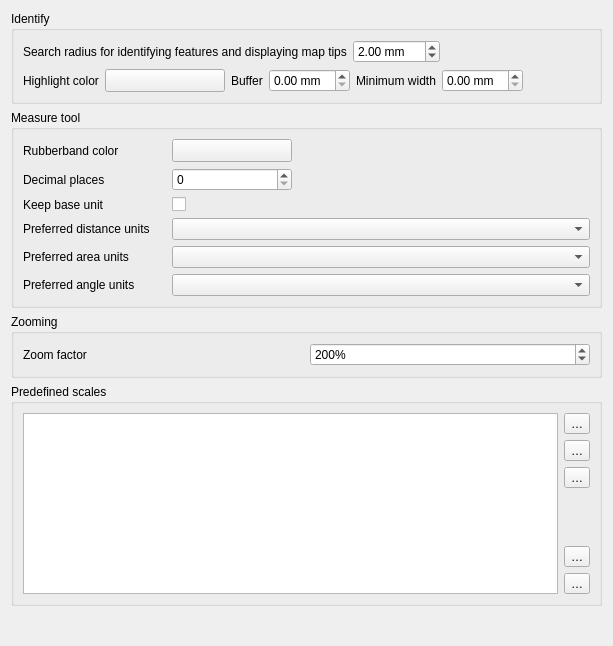
             <widget class="QWidget" name="mOptionsScrollAreaContents_05">
              <property name="geometry">
               <rect>
                <x>0</x>
                <y>0</y>
                <width>613</width>
                <height>646</height>
               </rect>
              </property>
              <layout class="QVBoxLayout" name="verticalLayout_30">
               <item>
                <widget class="QgsCollapsibleGroupBox" name="mIdentifyGroupBox">
                 <property name="title">
                  <string>Identify</string>
                 </property>
                 <layout class="QVBoxLayout" name="verticalLayout_37">
                  <item>
                   <layout class="QHBoxLayout" name="mIdentifyRadiusHorizontalLayout">
                    <item>
                     <widget class="QLabel" name="textLabel1_3">
                      <property name="text">
                       <string>Search radius for identifying features and displaying map tips</string>
                      </property>
                     </widget>
                    </item>
                    <item>
                     <widget class="QDoubleSpinBox" name="spinBoxIdentifyValue">
                      <property name="suffix">
                       <string> mm</string>
                      </property>
                      <property name="maximum">
                       <double>100.000000000000000</double>
                      </property>
                      <property name="singleStep">
                       <double>1.000000000000000</double>
                      </property>
                      <property name="value">
                       <double>2.000000000000000</double>
                      </property>
                     </widget>
                    </item>
                    <item>
                     <spacer name="horizontalSpacer_44">
                      <property name="orientation">
                       <enum>Qt::Horizontal</enum>
                      </property>
                      <property name="sizeHint" stdset="0">
                       <size>
                        <width>40</width>
                        <height>20</height>
                       </size>
                      </property>
                     </spacer>
                    </item>
                   </layout>
                  </item>
                  <item>
                   <layout class="QHBoxLayout" name="mIdentifyHighlightHorizontalLayout">
                    <item>
                     <widget class="QLabel" name="mIdentifyHighlighColorLabel">
                      <property name="text">
                       <string>Highlight color</string>
                      </property>
                     </widget>
                    </item>
                    <item>
                     <widget class="QgsColorButton" name="mIdentifyHighlightColorButton">
                      <property name="sizePolicy">
                       <sizepolicy hsizetype="Fixed" vsizetype="Fixed">
                        <horstretch>0</horstretch>
                        <verstretch>0</verstretch>
                       </sizepolicy>
                      </property>
                      <property name="minimumSize">
                       <size>
                        <width>120</width>
                        <height>0</height>
                       </size>
                      </property>
                      <property name="maximumSize">
                       <size>
                        <width>120</width>
                        <height>16777215</height>
                       </size>
                      </property>
                      <property name="toolTip">
                       <string>&lt;html&gt;&lt;head/&gt;&lt;body&gt;&lt;p&gt;The color used to highlight identified feature. The alpha channel is only used for polygons fill, lines and outlines are fully opaque.&lt;/p&gt;&lt;/body&gt;&lt;/html&gt;</string>
                      </property>
                      <property name="text">
                       <string/>
                      </property>
                     </widget>
                    </item>
                    <item>
                     <widget class="QLabel" name="mIdentifyHighlightBufferLabel">
                      <property name="toolTip">
                       <string/>
                      </property>
                      <property name="text">
                       <string>Buffer</string>
                      </property>
                     </widget>
                    </item>
                    <item>
                     <widget class="QDoubleSpinBox" name="mIdentifyHighlightBufferSpinBox">
                      <property name="toolTip">
                       <string>Lines / outlines buffer in millimeters.</string>
                      </property>
                      <property name="suffix">
                       <string> mm</string>
                      </property>
                     </widget>
                    </item>
                    <item>
                     <widget class="QLabel" name="mIdentifyHighlightMinWidthLabel">
                      <property name="toolTip">
                       <string/>
                      </property>
                      <property name="text">
                       <string>Minimum width</string>
                      </property>
                     </widget>
                    </item>
                    <item>
                     <widget class="QDoubleSpinBox" name="mIdentifyHighlightMinWidthSpinBox">
                      <property name="toolTip">
                       <string>Minimum line / stroke width in millimeters.</string>
                      </property>
                      <property name="suffix">
                       <string> mm</string>
                      </property>
                     </widget>
                    </item>
                    <item>
                     <spacer name="horizontalSpacer_45">
                      <property name="orientation">
                       <enum>Qt::Horizontal</enum>
                      </property>
                      <property name="sizeHint" stdset="0">
                       <size>
                        <width>40</width>
                        <height>20</height>
                       </size>
                      </property>
                     </spacer>
                    </item>
                   </layout>
                  </item>
                 </layout>
                </widget>
               </item>
               <item>
                <widget class="QgsCollapsibleGroupBox" name="groupBox_6">
                 <property name="title">
                  <string>Measure tool</string>
                 </property>
                 <layout class="QGridLayout" name="gridLayout_21">
                  <item row="3" column="0">
                   <widget class="QLabel" name="textLabel1_11">
                    <property name="text">
                     <string>Preferred distance units</string>
                    </property>
                   </widget>
                  </item>
                  <item row="4" column="1" colspan="3">
                   <widget class="QComboBox" name="mAreaUnitsComboBox"/>
                  </item>
                  <item row="3" column="1" colspan="3">
                   <widget class="QComboBox" name="mDistanceUnitsComboBox"/>
                  </item>
                  <item row="2" column="0">
                   <widget class="QLabel" name="label_13">
                    <property name="toolTip">
                     <string>If unchecked large numbers will be converted from m. to km. and from ft. to miles</string>
                    </property>
                    <property name="text">
                     <string>Keep base unit</string>
                    </property>
                   </widget>
                  </item>
                  <item row="1" column="1">
                   <widget class="QSpinBox" name="mDecimalPlacesSpinBox"/>
                  </item>
                  <item row="1" column="0">
                   <widget class="QLabel" name="label_12">
                    <property name="text">
                     <string>Decimal places</string>
                    </property>
                   </widget>
                  </item>
                  <item row="0" column="0">
                   <widget class="QLabel" name="textLabel1_10">
                    <property name="text">
                     <string>Rubberband color</string>
                    </property>
                   </widget>
                  </item>
                  <item row="0" column="2" colspan="2">
                   <spacer>
                    <property name="orientation">
                     <enum>Qt::Horizontal</enum>
                    </property>
                    <property name="sizeHint" stdset="0">
                     <size>
                      <width>191</width>
                      <height>20</height>
                     </size>
                    </property>
                   </spacer>
                  </item>
                  <item row="4" column="0">
                   <widget class="QLabel" name="textLabel1_14">
                    <property name="text">
                     <string>Preferred area units</string>
                    </property>
                   </widget>
                  </item>
                  <item row="2" column="1">
                   <widget class="QCheckBox" name="mKeepBaseUnitCheckBox">
                    <property name="text">
                     <string/>
                    </property>
                   </widget>
                  </item>
                  <item row="5" column="0">
                   <widget class="QLabel" name="mAngleUnitsLabel">
                    <property name="text">
                     <string>Preferred angle units</string>
                    </property>
                   </widget>
                  </item>
                  <item row="5" column="1" colspan="3">
                   <widget class="QComboBox" name="mAngleUnitsComboBox"/>
                  </item>
                  <item row="0" column="1">
                   <widget class="QgsColorButton" name="pbnMeasureColor">
                    <property name="sizePolicy">
                     <sizepolicy hsizetype="Fixed" vsizetype="Fixed">
                      <horstretch>0</horstretch>
                      <verstretch>0</verstretch>
                     </sizepolicy>
                    </property>
                    <property name="minimumSize">
                     <size>
                      <width>120</width>
                      <height>0</height>
                     </size>
                    </property>
                    <property name="maximumSize">
                     <size>
                      <width>120</width>
                      <height>16777215</height>
                     </size>
                    </property>
                    <property name="text">
                     <string/>
                    </property>
                   </widget>
                  </item>
                 </layout>
                </widget>
               </item>
               <item>
                <widget class="QgsCollapsibleGroupBox" name="groupBox_10">
                 <property name="title">
                  <string>Zooming</string>
                 </property>
                 <layout class="QGridLayout" name="_8">
                  <item row="0" column="0">
                   <widget class="QLabel" name="label_3">
                    <property name="text">
                     <string>Zoom factor</string>
                    </property>
                   </widget>
                  </item>
                  <item row="0" column="1">
                   <widget class="QgsSpinBox" name="spinZoomFactor">
                    <property name="toolTip">
                     <string>Specifies the change in zoom level with each move of the mouse wheel.
The bigger the number, the faster zooming with the mouse wheel will be.</string>
                    </property>
                    <property name="suffix">
                     <string>%</string>
                    </property>
                    <property name="minimum">
                     <number>100</number>
                    </property>
                    <property name="maximum">
                     <number>999999999</number>
                    </property>
                    <property name="singleStep">
                     <number>100</number>
                    </property>
                    <property name="value">
                     <number>200</number>
                    </property>
                    <property name="showClearButton" stdset="0">
                     <bool>true</bool>
                    </property>
                   </widget>
                  </item>
                 </layout>
                </widget>
               </item>
               <item>
                <widget class="QgsCollapsibleGroupBox" name="groupBox_15">
                 <property name="title">
                  <string>Predefined scales</string>
                 </property>
                 <layout class="QGridLayout" name="gridLayout_26">
                  <item row="0" column="0">
                   <widget class="QListWidget" name="mListGlobalScales"/>
                  </item>
                  <item row="0" column="1">
                   <layout class="QVBoxLayout" name="verticalLayout_13">
                    <item>
                     <widget class="QToolButton" name="pbnAddScale">
                      <property name="toolTip">
                       <string>Add predefined scale</string>
                      </property>
                      <property name="text">
                       <string>…</string>
                      </property>
                      <property name="icon">
                       <iconset resource="../../images/images.qrc">
                        <normaloff>:/images/themes/default/symbologyAdd.svg</normaloff>:/images/themes/default/symbologyAdd.svg</iconset>
                      </property>
                     </widget>
                    </item>
                    <item>
                     <widget class="QToolButton" name="pbnRemoveScale">
                      <property name="toolTip">
                       <string>Remove selected scale</string>
                      </property>
                      <property name="text">
                       <string>…</string>
                      </property>
                      <property name="icon">
                       <iconset resource="../../images/images.qrc">
                        <normaloff>:/images/themes/default/symbologyRemove.svg</normaloff>:/images/themes/default/symbologyRemove.svg</iconset>
                      </property>
                     </widget>
                    </item>
                    <item>
                     <widget class="QToolButton" name="pbnDefaultScaleValues">
                      <property name="toolTip">
                       <string>Reset to default scales</string>
                      </property>
                      <property name="text">
                       <string>…</string>
                      </property>
                      <property name="icon">
                       <iconset resource="../../images/images.qrc">
                        <normaloff>:/images/themes/default/mActionUndo.svg</normaloff>:/images/themes/default/mActionUndo.svg</iconset>
                      </property>
                     </widget>
                    </item>
                    <item>
                     <spacer name="verticalSpacer_7">
                      <property name="orientation">
                       <enum>Qt::Vertical</enum>
                      </property>
                      <property name="sizeHint" stdset="0">
                       <size>
                        <width>20</width>
                        <height>40</height>
                       </size>
                      </property>
                     </spacer>
                    </item>
                    <item>
                     <widget class="QToolButton" name="pbnImportScales">
                      <property name="toolTip">
                       <string>Import from file</string>
                      </property>
                      <property name="text">
                       <string>…</string>
                      </property>
                      <property name="icon">
                       <iconset resource="../../images/images.qrc">
                        <normaloff>:/images/themes/default/mActionFileOpen.svg</normaloff>:/images/themes/default/mActionFileOpen.svg</iconset>
                      </property>
                     </widget>
                    </item>
                    <item>
                     <widget class="QToolButton" name="pbnExportScales">
                      <property name="toolTip">
                       <string>Export to file</string>
                      </property>
                      <property name="text">
                       <string>…</string>
                      </property>
                      <property name="icon">
                       <iconset resource="../../images/images.qrc">
                        <normaloff>:/images/themes/default/mActionFileSave.svg</normaloff>:/images/themes/default/mActionFileSave.svg</iconset>
                      </property>
                     </widget>
                    </item>
                   </layout>
                  </item>
                 </layout>
                </widget>
               </item>
               <item>
                <spacer name="verticalSpacer_3">
                 <property name="orientation">
                  <enum>Qt::Vertical</enum>
                 </property>
                 <property name="sizeHint" stdset="0">
                  <size>
                   <width>20</width>
                   <height>40</height>
                  </size>
                 </property>
                </spacer>
               </item>
              </layout>
             </widget>
